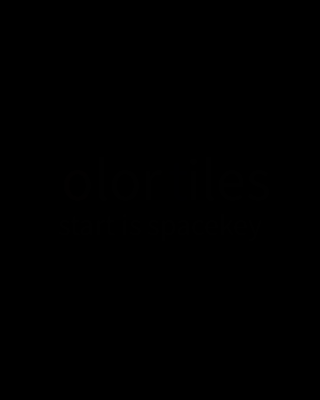
Frame 1 (no input)
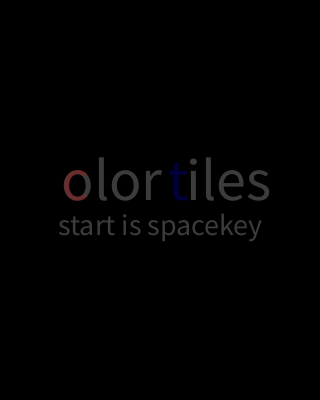
Frame 60 (the mouse pressed at the canvas centre just before this capture)
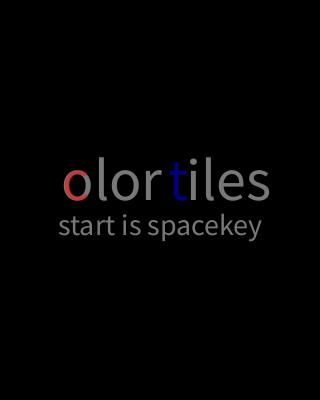
Frame 120 (the mouse held since frame 60 and released just before this capture)

The Processing sketch that drew these frames (run headless with seeded random() and noise(); from frame 60 on, the mouse is pressed at the canvas centre):

// Processing sketch: tile
// ── tile.pde
// float playerX = 310/2;
// float playerY = 400/2;

int RplayerX = 0;
int RplayerY = 0;
int BplayerX = 8;
int BplayerY = 10;
PVector[] botslist = new PVector[100];
float[] botsXlist = new float[100];
float[] botsYlist = new float[100];
int map[][] = new int[8][10];
int nowtile = 0;
float timer = 30;
int p1score=0;
int p2score=0;
float stage = 0;
float light = 0;
float finish = 0;

void setup() {
  size(320, 400);
}
void draw() {
  background(0);
  if (stage == 0) {
    title();
  }

  /*
rect(playerX,playerY,40,40);
   //playerX = mouseX;
   //playerY = mouseY;
   for (int i=0; i<5; i++) {
   botsYlist[i] = 999;
   botsXlist[i] = 999;
   botslist[i] = new PVector(0, 0);
   }*/
  if (stage == 1) {

    for (int x = 0; x<8; x++) {
      for (int y=0; y<10; y++) {
        strokeWeight(1);
        stroke(255);
        if (map[x][y] == 0) {
          fill(0);
        }
        if (map[x][y] == 1) {
          fill(255, 0, 0);
        }
        if (map[x][y] == 2) {
          fill(0, 0, 255);
        }
        if (x == RplayerX && y == RplayerY) {
          strokeWeight(5);
          fill(200, 0, 0);
        }
        if (x == BplayerX && y == BplayerY) {
          strokeWeight(5);
          fill(0, 0, 200);
        }
        rect(x * 40, y * 40, 40, 40);
      }
    }


    //playerX = map[1][1];
    //playerY = map[1][1];


    fill(0);
    //rect(playerX,playerY,40,40);
    //playerX = mouseX;
    //playerY = mouseY;
    /*
for (int i=0; i<5; i++) {
     botsYlist[i] = 999;
     botsXlist[i] = 999;
     botslist[i] = new PVector(0, 0);
     }
     */
    if (RplayerX>7) {
      RplayerX = 7;
    }
    if (RplayerX<0) {
      RplayerX = 0;
    }
    if (RplayerY>9) {
      RplayerY = 9;
    }
    if (RplayerY<0) {
      RplayerY = 0;
    }

    if (BplayerX>7) {
      BplayerX = 7;
    }
    if (BplayerX<0) {
      BplayerX = 0;
    }
    if (BplayerY>9) {
      BplayerY = 9;
    }
    if (BplayerY<0) {
      BplayerY = 0;
    }



    timer -= 0.016;

    fill(0, 255, 0, 100);
    textAlign(CENTER);
    textSize(100);
    text(timer, width/2, height/2 );

    finish();
  }
}



/*
void mousePressed(){
 if(playerX<mouseX){
 playerX += 20;
 }
 if(playerX>mouseX){
 playerX -= 20;
 }
 if(playerY<mouseY){
 playerY += 20;  }
 if(playerY>mouseY){
 playerY -= 20;
 }
 }
 */
void keyPressed() {
  if (key == 'd') {
    RplayerX += 1;
  }
  if (key == 'a') {
    RplayerX -= 1;
  }
  if (key == 'w') {
    RplayerY -= 1;
  }
  if (key == 's') {
    RplayerY += 1;
  }
  if (keyCode == RIGHT) {
    BplayerX += 1;
  }
  if (keyCode == LEFT) {
    BplayerX -= 1;
  }
  if (keyCode == UP) { 
    BplayerY -= 1;
  }
  if (keyCode == DOWN) {
    BplayerY += 1;
  }
  if (keyCode == ' ') {
    stage = 1;
  }
  if (finish == 1) {
    if (keyCode == ' ') {
      title();
      finish = 0;
      init();
    }
  }


  for (int x = 0; x<8; x++) {
    for (int y=0; y<10; y++) {
      if (x == RplayerX && y == RplayerY) {
        map[x][y]=1;
        if (map[x][y] == 1) {
          fill(200, 0, 0);
        }
      }
      if (x == BplayerX && y == BplayerY) {
        map[x][y]=2;
        if (map[x][y] == 2) {
          fill(0, 0, 200);
        }
      }
    }
  }
}

void init(){
 RplayerX = 0;
 RplayerY = 0;
 BplayerX = 8;
 BplayerY = 10;
 botslist = new PVector[100];
 botsXlist = new float[100];
 botsYlist = new float[100];
 map = new int[8][10];
 nowtile = 0;
 timer = 30;
 p1score=0;
 p2score=0;
 stage = 0;
 light = 0;
 finish = 0;
}
void judge() {

  for (int x = 0; x<8; x++) {
    for (int y=0; y<10; y++) {
      if (map[x][y] == 1) {
        fill(255, 0, 0);
        p1score += 1;
      }
      if (map[x][y] == 2) {
        fill(0, 0, 255);
        p2score += 1;
      }
    }
  }
}


void title() {
  light += 1;
  background(0);
  fill(255, 255, 255, light);
  textSize(60);
  textAlign(CENTER);
  text(" olor  iles", width/2, height/2);
  textSize(30);
  textAlign(CENTER);
  text("start is spacekey", width/2, height/2+35);
  textSize(60);
  textAlign(CENTER);
  fill(255, 0, 0, light);
  text("c              ", width/2, height/2);
  fill(0, 0, 255, light);
  text("       t    ", width/2, height/2);
}

void finish() {
  if (timer<0) {
    timer = 0;
    background(0);
    judge();
    finish = 1;
    fill(255);
    textSize(30);
    textAlign(CENTER);
    text("restart is spacekey",width/2,height/2+35);
    if (p1score<p2score) {
      fill(0, 0, 255);
      textSize(50);
      textAlign(CENTER);
      text("bule is win!", width/2, height/2, light);
    }
    if (p2score<p1score) {
      fill(255, 0, 0);
      textAlign(CENTER);
      textSize(50);
      text("red is win!", width/2, height/2, light);
    }
    if (p2score==p1score) {
      fill(0, 200, 0, 100);
      textAlign(CENTER);
      textSize(50);
      text("draw!", width/2, height/2, light);
    }
  }
}

  /*
void keyPressed(){
   if(keyCode == RIGHT){
   playerX += 20;
   }
   if(keyCode == LEFT){
   playerX -= 20;
   }
   if(keyCode == UP){
   playerY -= 20;
   }
   if(keyCode == DOWN){
   playerY += 20;
   }
   }
   */
